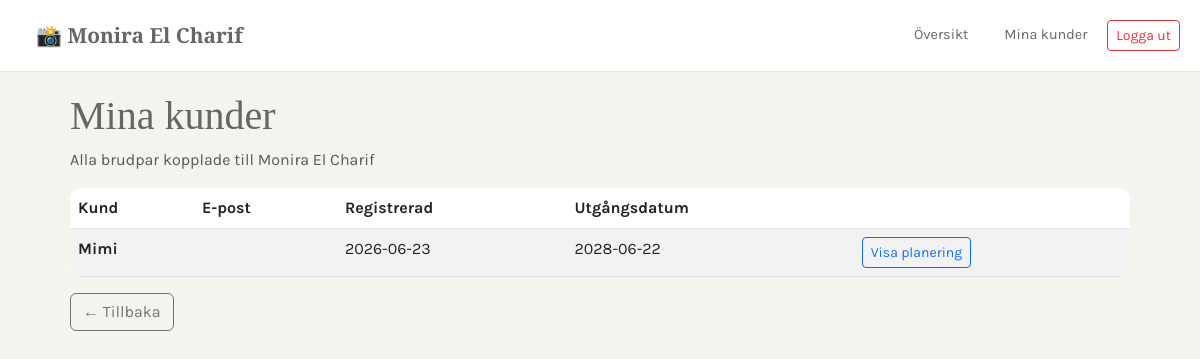
/checklist/partner/kunder/ (signed in), run on an earlier commit of the app's database.
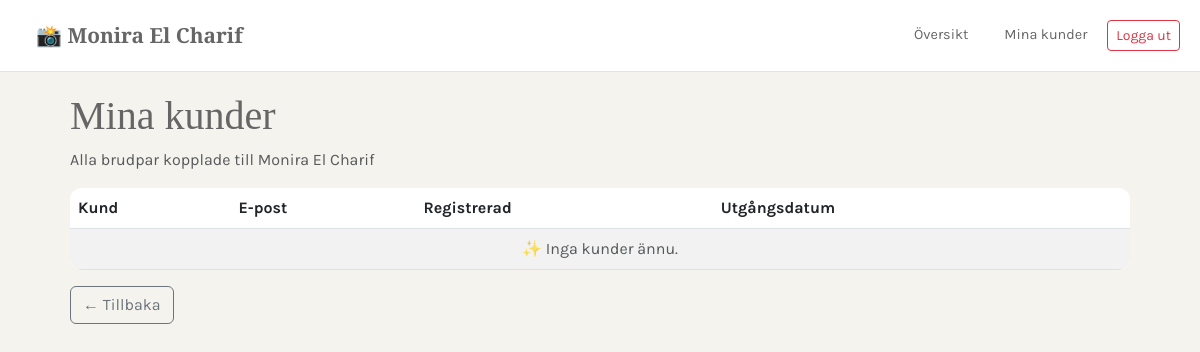
And on a later commit of the database.
### accounts/models.py (models this page shows, shortened)
class Profil(models.Model):
    ROLLER = [
        ('par', 'Brudpar'),
        ('planerare', 'Planerare'),
    ]
    user = models.OneToOneField(User, on_delete=models.CASCADE)
    telefon = models.CharField(max_length=20, blank=True)
    roll = models.CharField(max_length=10, choices=ROLLER, default='par')
    planerare = models.ForeignKey(User, on_delete=models.SET_NULL, null=True, blank=True, related_name='par')
    utgangsdatum = models.DateField(null=True, blank=True)
    photographer = models.ForeignKey('planner.Photographer', on_delete=models.SET_NULL, null=True, blank=True, related_name='kunder')

### planner/views.py (the view)
# urls.py: path('partner/kunder/', views.partner_kunder, name='partner_kunder'),
@login_required
def partner_kunder(request):
    fotograf = Photographer.objects.filter(user=request.user, is_active=True).first()
    if not fotograf:
        return redirect('dashboard')
    kunder = Profil.objects.filter(photographer=fotograf, roll='par').select_related('user')
    return render(request, 'planner/partner_kunder.html', {
        'fotograf': fotograf,
        'kunder': kunder,
    })

### accounts/context_processors.py (called while the page is built)
def photographer_context(request):
    if request.user.is_authenticated:
        try:
            profil = Profil.objects.get(user=request.user)
            if profil.photographer:
                return {'photographer': profil.photographer}
        except Profil.DoesNotExist:
            pass
    return {'photographer': None}

### planner/templates/planner/partner_kunder.html
{% extends 'planner/partner_base.html' %}
{% load i18n %}
{% block content %}
<h1>{% trans "Mina kunder" %}</h1>
<p class="text-muted">{% trans "Alla brudpar kopplade till" %} {{ fotograf.name }}</p>
<table class="table table-striped">
    <thead>
        <tr>
            <th>{% trans "Kund" %}</th>
            <th>{% trans "E-post" %}</th>
            <th>{% trans "Registrerad" %}</th>
            <th>{% trans "Utgångsdatum" %}</th>
            <th></th>
        </tr>
    </thead>
    <tbody>
        {% for k in kunder %}
            <tr>
                <td><strong>{{ k.user.username }}</strong></td>
                <td>{{ k.user.email }}</td>
                <td>{{ k.user.date_joined|date:"Y-m-d" }}</td>
                <td>{{ k.utgangsdatum|date:"Y-m-d"|default:"-" }}</td>
                <td>
                    <a href="{% url 'partner_kund_detail' k.id %}" class="btn btn-sm btn-outline-primary">{% trans "Visa planering" %}</a>
                </td>
            </tr>
        {% empty %}
            <tr>
                <td colspan="5" class="text-center text-muted">✨ {% trans "Inga kunder ännu." %}</td>
            </tr>
        {% endfor %}
    </tbody>
</table>
<a href="{% url 'partner_dashboard' %}" class="btn btn-outline-secondary">← {% trans "Tillbaka" %}</a>
{% endblock %}

What changed in the data, as far as the page shows it:
no longer on this page (row edited): Profil: user.username "Mimi", user.date_joined "2026-06-23", utgangsdatum "2028-06-22"
Also different on the page:
text now shown: "✨ Inga kunder ännu."
